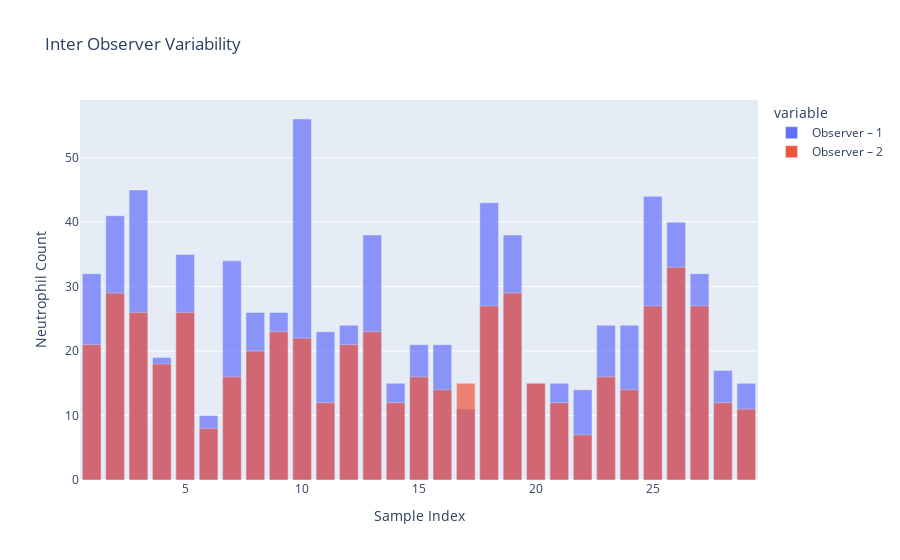

Source (notebook cell):
### Code cell
fig = px.bar(InterVar, x='index', y=['Observer – 1', 'Observer – 2'], 
             barmode='overlay', opacity=0.7, 
             title='Inter Observer Variability')
fig.update_layout(xaxis_title='Sample Index', yaxis_title='Neutrophil Count')
fig.show()

### Figure 1 — Plotly figure (JSON) as saved in the notebook; plotly's stock layout.template omitted (floating-point values rounded to 4 significant figures)
{"data": [{"hovertemplate": "variable=Observer – 1<br>index=%{x}<br>value=%{y}<extra></extra>", "legendgroup": "Observer – 1", "marker": {"color": "#636efa", "opacity": 0.7, "pattern": {"shape": ""}}, "name": "Observer – 1", "orientation": "v", "showlegend": true, "textposition": "auto", "type": "bar", "x": [1, 2, 3, 4, 5, 6, 7, 8, 9, 10, 11, 12, 13, 14, 15, 16, 17, 18, 19, 20, 21, 22, 23, 24, 25, 26, 27, 28, 29], "xaxis": "x", "y": [32, 41, 45, 19, 35, 10, 34, 26, 26, 56, 23, 24, 38, 15, 21, 21, 11, 43, 38, 15, 15, 14, 24, 24, 44, 40, 32, 17, 15], "yaxis": "y"}, {"hovertemplate": "variable=Observer – 2<br>index=%{x}<br>value=%{y}<extra></extra>", "legendgroup": "Observer – 2", "marker": {"color": "#EF553B", "opacity": 0.7, "pattern": {"shape": ""}}, "name": "Observer – 2", "orientation": "v", "showlegend": true, "textposition": "auto", "type": "bar", "x": [1, 2, 3, 4, 5, 6, 7, 8, 9, 10, 11, 12, 13, 14, 15, 16, 17, 18, 19, 20, 21, 22, 23, 24, 25, 26, 27, 28, 29], "xaxis": "x", "y": [21, 29, 26, 18, 26, 8, 16, 20, 23, 22, 12, 21, 23, 12, 16, 14, 15, 27, 29, 15, 12, 7, 16, 14, 27, 33, 27, 12, 11], "yaxis": "y"}], "layout": {"barmode": "overlay", "legend": {"title": {"text": "variable"}, "tracegroupgap": 0}, "title": {"text": "Inter Observer Variability"}, "xaxis": {"anchor": "y", "domain": [0, 1], "title": {"text": "Sample Index"}}, "yaxis": {"anchor": "x", "domain": [0, 1], "title": {"text": "Neutrophil Count"}}}}
